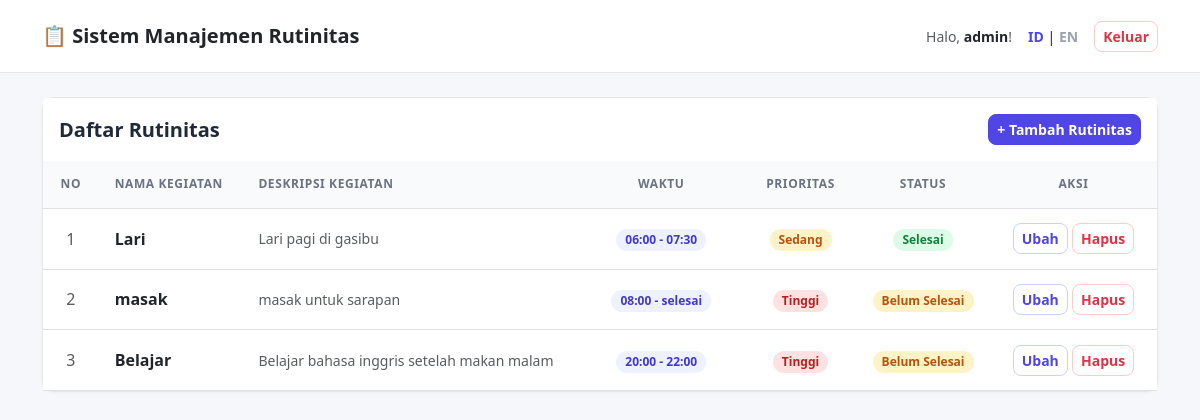
Screenshot of /sistem_rutinitas/index.php (signed in) with the database file from the repository.
### tables this page shows
CREATE TABLE `rutinitas` (
  `id` int(11) NOT NULL,
  `nama_kegiatan` varchar(100) NOT NULL,
  `deskripsi` text NOT NULL,
  `waktu` varchar(50) NOT NULL,
  `prioritas` varchar(20) NOT NULL,
  `status` varchar(50) NOT NULL
);

### sistem_rutinitas/lang.php (called while the page is built, shortened)
<?php
$t = $kamus[$_SESSION["lang"]];
$label_prio = ["Tinggi" => $t["tinggi"], "Sedang" => $t["sedang"], "Rendah" => $t["rendah"]];
$label_status = ["Selesai" => $t["selesai"], "Belum Selesai" => $t["belum_selesai"]];
?>

### sistem_rutinitas/index.php (the view, shortened to what this page needs)
<?php
require "lang.php";
require "koneksi.php";
$data_rutinitas = [];
try {
    $stmt = $pdo->query("SELECT * FROM rutinitas");
    $data_rutinitas = $stmt->fetchAll(PDO::FETCH_ASSOC);
} catch (PDOException $e) {
    echo $t["gagal_ambil"] . $e->getMessage();
}
?>
<!DOCTYPE html>
<html lang="<?= $_SESSION['lang'] ?>">
<head>
    <link href="https://cdn.jsdelivr.net/npm/bootstrap@5.3.0/dist/css/bootstrap.min.css" rel="stylesheet">
</head>
<body>
    <nav class="navbar mb-4 py-3">
        <div class="container">
            <a class="navbar-brand fw-bold text-dark" href="index.php">📋 <?= $t["judul"] ?></a>
            <div class="d-flex align-items-center gap-3">
                <span class="text-muted small"><?= $t["halo"] ?>, <strong class="text-dark"><?= $_SESSION["username"] ?></strong>!</span>
                <span class="lang small">
                    <a href="?lang=id" class="<?= $_SESSION['lang'] == 'id' ? 'active' : '' ?>">ID</a> |
                    <a href="?lang=en" class="<?= $_SESSION['lang'] == 'en' ? 'active' : '' ?>">EN</a>
                </span>
                <a href="logout.php" class="btn btn-outline-danger btn-sm"><?= $t["keluar"] ?></a>
            </div>
        </div>
    </nav>
    <div class="container pb-5">
        <div class="card">
            <div class="card-header bg-white d-flex justify-content-between align-items-center py-3 border-0">
                <h5 class="mb-0 fw-bold"><?= $t["daftar_judul"] ?></h5>
                <a href="create.php" class="btn btn-accent btn-sm">+ <?= $t["tambah"] ?></a>
            </div>
            <div class="card-body p-0">
                <div class="table-responsive">
                    <table class="table table-hover mb-0 text-center align-middle">
                        <thead>
                            <tr>
                                <th width="5%">No</th>
                                <th class="text-start"><?= $t["kegiatan"] ?></th>
                                <th class="text-start"><?= $t["desk"] ?></th>
                                <th width="15%"><?= $t["waktu"] ?></th>
                                <th width="10%"><?= $t["prio"] ?></th>
                                <th width="12%"><?= $t["status"] ?></th>
                                <th width="15%"><?= $t["aksi"] ?></th>
                            </tr>
                        </thead>
                        <tbody>
                            <?php
                            $no = 1;
                            foreach ($data_rutinitas as $row):
                                $badgeStatus = ($row["status"] == 'Selesai') ? 'bg-success' : 'bg-warning text-dark';
                                $teks_prio = $row["prioritas"];
                                if (isset($label_prio[$row["prioritas"]])) {
                                    $teks_prio = $label_prio[$row["prioritas"]];
                                }
                                $teks_status = $row["status"];
                                if (isset($label_status[$row["status"]])) {
                                    $teks_status = $label_status[$row["status"]];
                                }
                                $badgePrio = 'bg-secondary';
                                if(isset($row["prioritas"])) {
                                    if($row["prioritas"] == 'Tinggi') $badgePrio = 'bg-danger';
                                    elseif($row["prioritas"] == 'Sedang') $badgePrio = 'bg-warning text-dark';
                                    elseif($row["prioritas"] == 'Rendah') $badgePrio = 'bg-success';
                                }
                            ?>
                            <tr>
                                <td class="text-muted"><?= $no++ ?></td>
                                <td class="text-start fw-semibold"><?= $row["nama_kegiatan"] ?></td>
                                <td class="text-start text-muted small"><?= $row["deskripsi"] ?></td>
                                <td><span class="badge bg-secondary"><?= $row["waktu"] ?></span></td>
                                <td><span class="badge <?= $badgePrio ?>"><?= $teks_prio ?></span></td>
                                <td><span class="badge <?= $badgeStatus ?>"><?= $teks_status ?></span></td>
                                <td class="text-nowrap">
                                    <a href="update.php?id=<?= $row["id"] ?>" class="btn btn-outline-primary btn-sm"><?= $t["ubah"] ?></a>
                                    <a href="delete.php?id=<?= $row["id"] ?>" class="btn btn-outline-danger btn-sm" onclick="return confirm('<?= $t["konfirmasi"] ?>');"><?= $t["hapus"] ?></a>
                                </td>
                            </tr>
                            <?php endforeach; ?>
                        </tbody>
                    </table>
                </div>
            </div>
        </div>
    </div>
</body>
</html>

### sistem_rutinitas/index.php (style rules this page uses)
body { background:#f6f7fb;color:#1f2937 }
.card { border:1px solid #e5e7eb!important;border-radius:12px;box-shadow:0 1px 3px rgba(0,0,0,.04)!important }
.btn { border-radius:8px;font-weight:600 }
.btn-accent { background:#4f46e5;border-color:#4f46e5;color:#fff }
.lang a { text-decoration:none;font-weight:600;color:#9ca3af }
.lang a.active { color:#4f46e5 }
h4,h5 { color:#1f2937 }
.btn-outline-primary { color:#4f46e5;border-color:#c7d2fe }
.btn-outline-danger { border-color:#fecaca }
.navbar { background:#fff;border-bottom:1px solid #e5e7eb }
.table thead th { background:#f9fafb;color:#6b7280;font-size:.75rem;text-transform:uppercase;letter-spacing:.05em;font-weight:600 }
.table td,.table th { padding:.9rem 1rem }
.badge { font-weight:600;padding:.4em .75em;border-radius:999px }
.badge.bg-danger { background:#fee2e2!important;color:#b91c1c!important }
.badge.bg-warning { background:#fef3c7!important;color:#b45309!important }
.badge.bg-success { background:#dcfce7!important;color:#15803d!important }
.badge.bg-secondary { background:#eef2ff!important;color:#4338ca!important }

### rows the page displays
rutinitas: nama_kegiatan "Lari", deskripsi "Lari pagi di gasibu", waktu "06:00 - 07:30", prioritas "Sedang", status "Selesai"
rutinitas: nama_kegiatan "masak", deskripsi "masak untuk sarapan", waktu "08:00 - selesai", prioritas "Tinggi", status "Belum Selesai"
rutinitas: nama_kegiatan "Belajar", deskripsi "Belajar bahasa inggris setelah makan malam", waktu "20:00 - 22:00", prioritas "Tinggi", status "Belum Selesai"

### other values shown
$t["judul"] "Sistem Manajemen Rutinitas"
$t["halo"] "Halo"
$_SESSION["username"] "admin"
$t["keluar"] "Keluar"
$t["daftar_judul"] "Daftar Rutinitas"
$t["tambah"] "Tambah Rutinitas"
$t["kegiatan"] "NAMA KEGIATAN"
$t["desk"] "DESKRIPSI KEGIATAN"
$t["waktu"] "WAKTU"
$t["prio"] "PRIORITAS"
$t["status"] "STATUS"
$t["aksi"] "AKSI"
